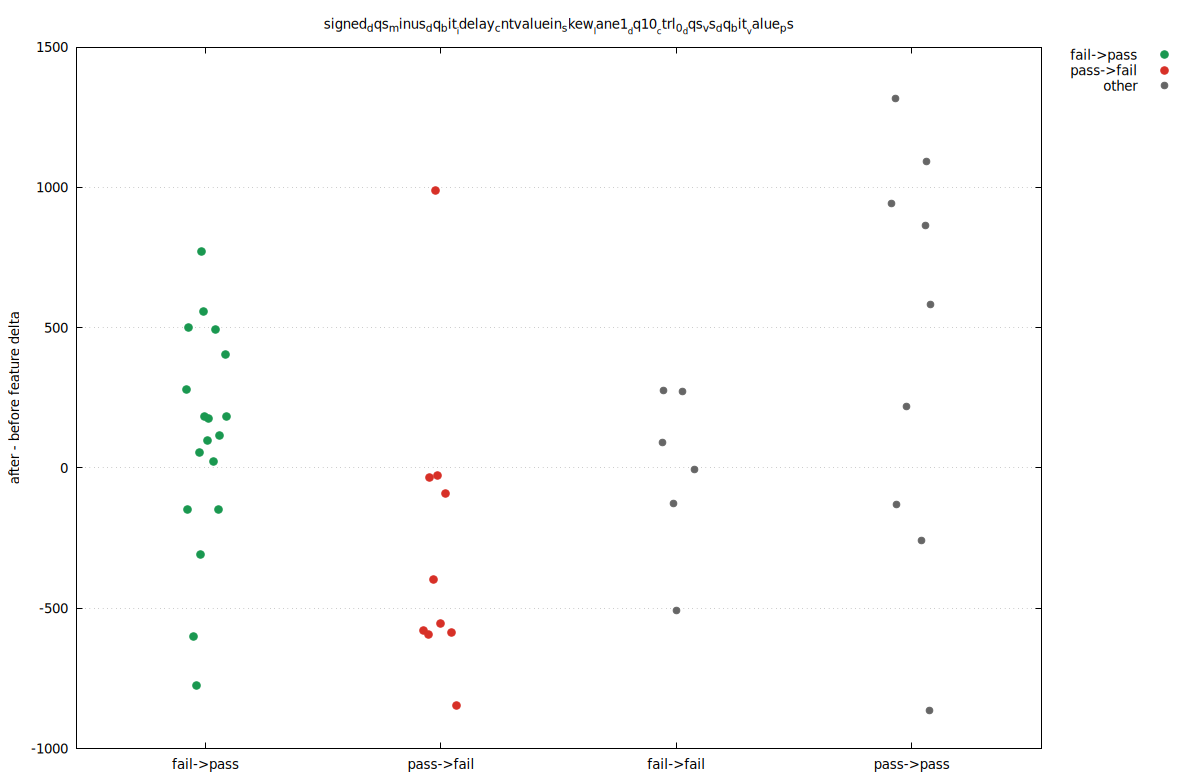

Source code (gnuplot):
set terminal pngcairo size 1200,780 enhanced font 'DejaVu Sans,10'
set output 'delta_05.png'
set datafile separator comma
set key outside right top
set grid ytics
set xrange [0.45:4.55]
set xtics ('fail->pass' 1, 'pass->fail' 2, 'fail->fail' 3, 'pass->pass' 4)
set ylabel 'after - before feature delta'
set title 'signed_dqs_minus_dq_bit__idelay_cntvaluein_skew__lane1__dq10__ctrl_0__dqs_vs_dq_bit__value_ps'
plot \
  'delta_05.dat' using 1:3 with points pt 7 ps 1.25 lc rgb '#1a9850' title 'fail->pass', \
  'delta_05.dat' using 1:4 with points pt 7 ps 1.25 lc rgb '#d73027' title 'pass->fail', \
  'delta_05.dat' using 1:5 with points pt 7 ps 1.1 lc rgb '#666666' title 'other'
